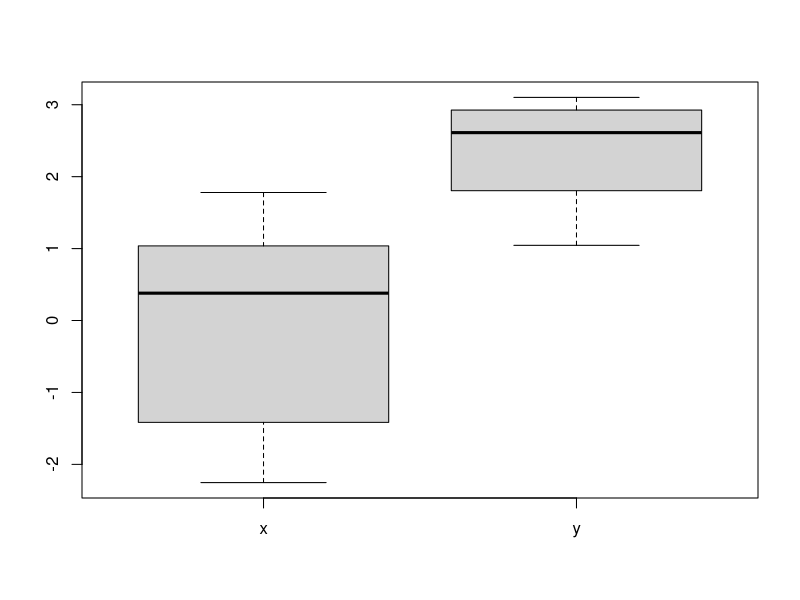
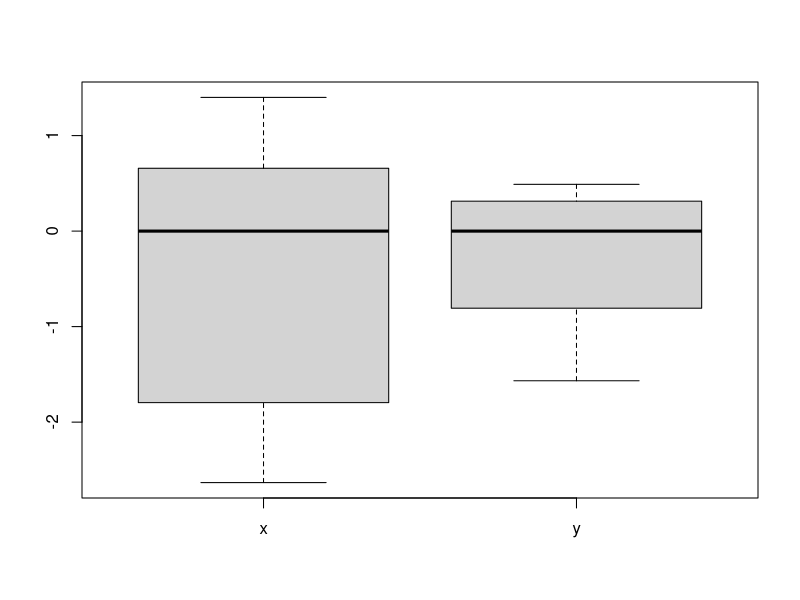
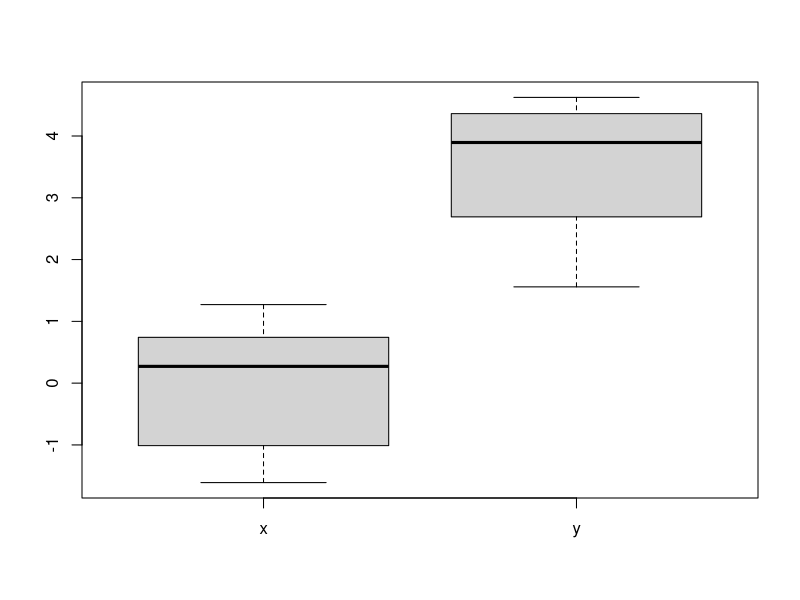
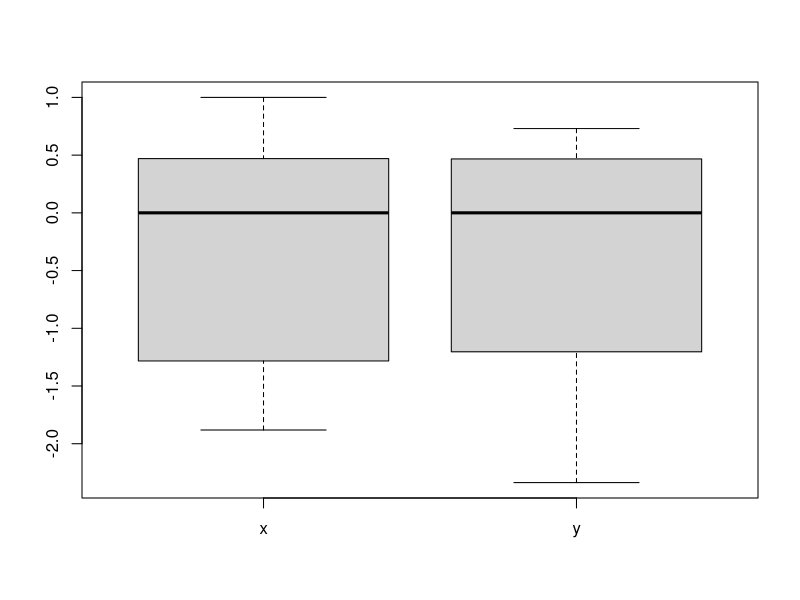
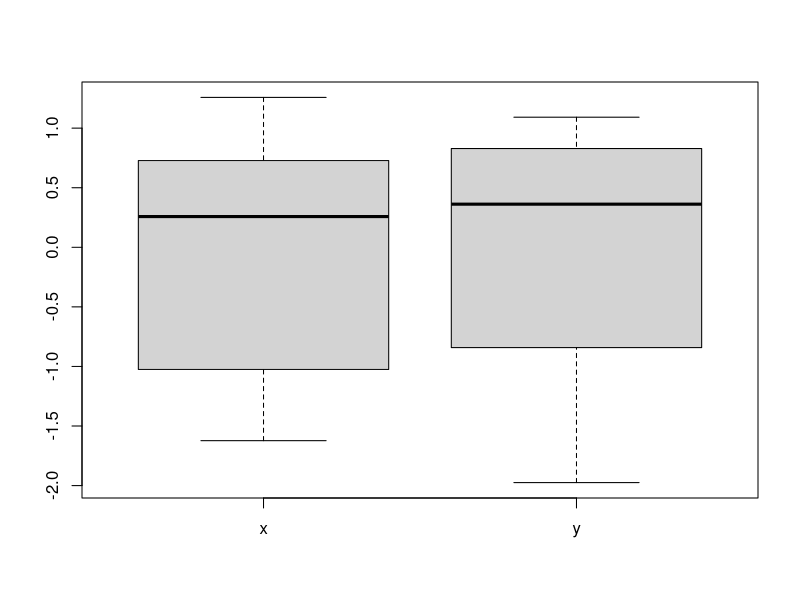
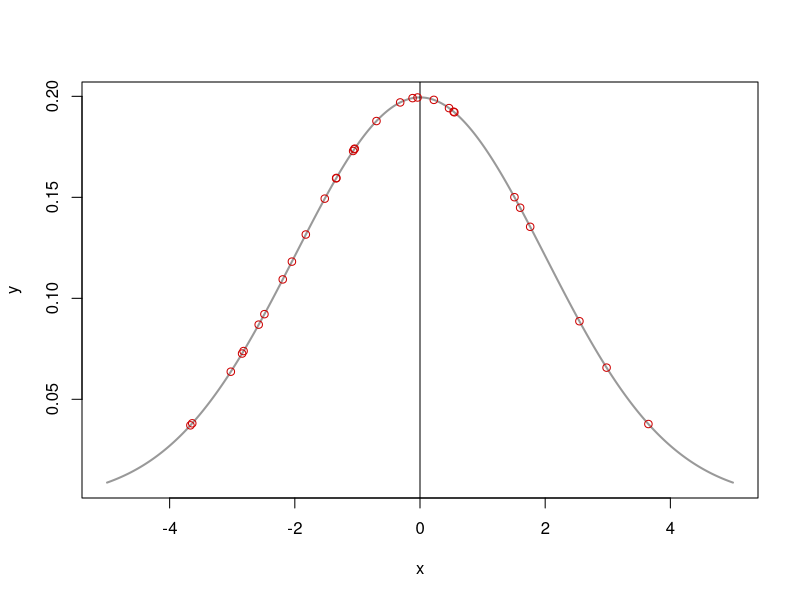

Here is the R script that generated these plots, in order:
## ---- chunk 1
set.seed(10) # Seed for 10 values

x <- rnorm(10, mean = 1, sd = 2)

x

y <- rnorm(10, mean = 2, sd = 1)

y
## ---- chunk 2
boxplot(list(x = x, y = y))
## ---- chunk 3
xc <- x-median(x)

yc <- y-median(y)

boxplot(list(x = xc, y = yc))
## ---- chunk 4
xs <- x/sd(x)

ys <- y/sd(y)

boxplot(list(x = xs, y = ys))
## ---- chunk 5
xz <- (x-median(x))/sd(x)

yz <- (y-median(y))/sd(y)

boxplot(list(x = xz, y = yz))
## ---- chunk 6
xz <- (x-mean(x))/sd(x)

yz <- (y-mean(y))/sd(y)

boxplot(list(x = xz, y = yz))
## ---- chunk 7
set.seed(30)
# Taking mean and standard deviation
Mean <- 0
SD <- 2
# Making a normal distribution
x <- seq(-5, 5, length = 1000)
y <- dnorm(x, Mean, SD)
plot(x, y, type = 'l', lwd = 2, col = "gray60") 
abline(v = Mean) # Mean line
# Taking random numbers of the distribution
z <- rnorm(30, Mean, SD)
z1 <- dnorm(z, Mean, SD)
points(z, z1, col = 'red3')
